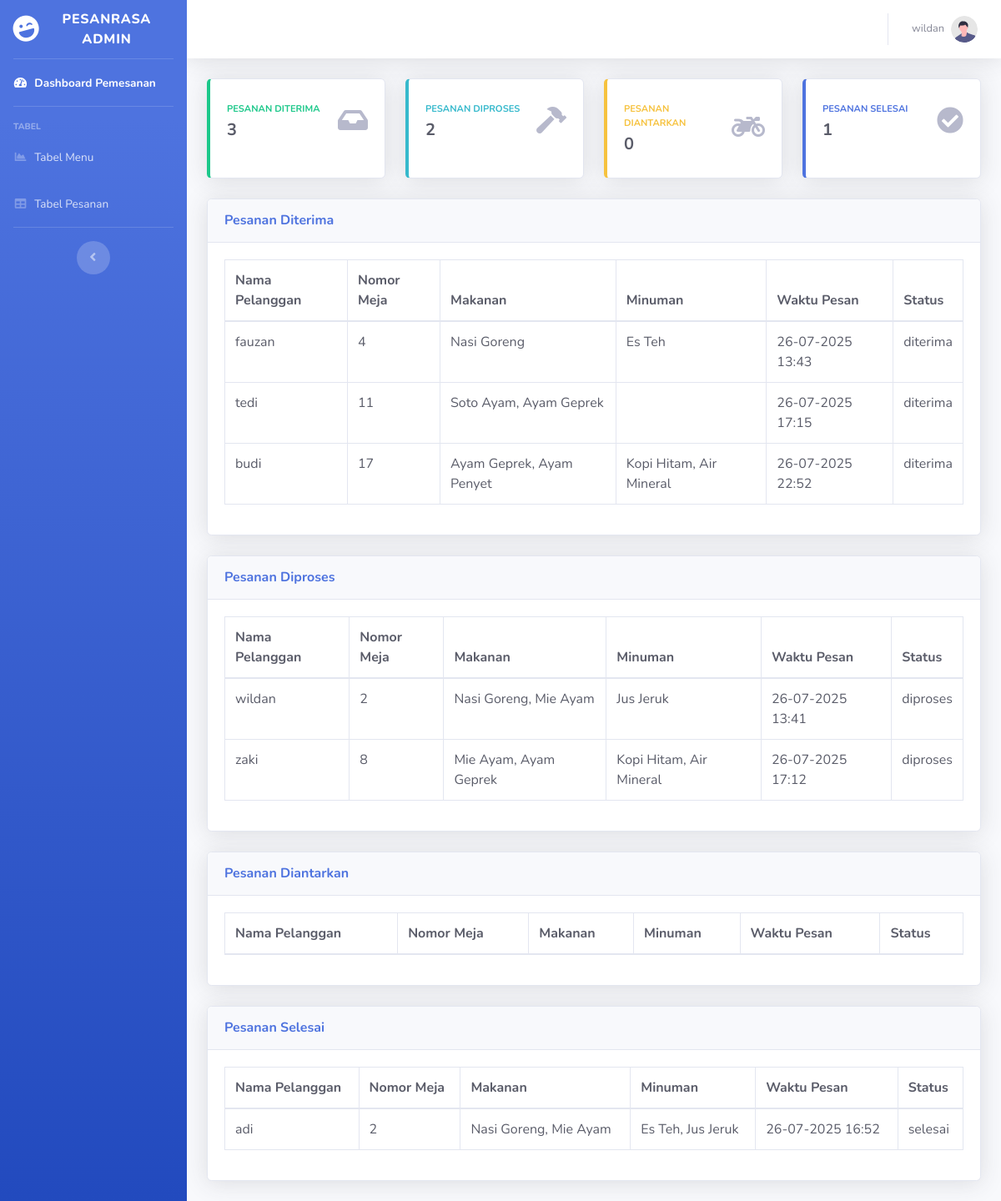
The app's page /admin/index.admin.php with its own data.
### tables this page shows
CREATE TABLE `pesanan` (
  `id` int(11) NOT NULL,
  `nama_pelanggan` varchar(100) DEFAULT NULL,
  `makanan` text DEFAULT NULL,
  `minuman` text DEFAULT NULL,
  `snack` text DEFAULT NULL,
  `nomor_meja` int(11) DEFAULT NULL,
  `status` enum('diterima','diproses','diantar','selesai','dibatalkan') DEFAULT 'diterima',
  `created_at` timestamp NOT NULL DEFAULT current_timestamp()
);

### admin/index.admin.php (the view, shortened to what this page needs)
<!DOCTYPE html>
<html lang="en">
<head>
    <link href="vendor/fontawesome-free/css/all.min.css" rel="stylesheet" type="text/css">
    <link href="css/sb-admin-2.min.css" rel="stylesheet">
</head>
<body id="page-top">
    <div id="wrapper" >
        <ul class="navbar-nav bg-gradient-primary sidebar sidebar-dark accordion" id="accordionSidebar">
            <a class="sidebar-brand d-flex align-items-center justify-content-center" href="index.admin.php">
                <div class="sidebar-brand-icon rotate-n-15">
                    <i class="fas fa-laugh-wink"></i>
                </div>
                <div class="sidebar-brand-text mx-3">PesanRasa Admin</div>
            </a>
            <hr class="sidebar-divider my-0">
            <li class="nav-item active">
                <a class="nav-link" href="index.admin.php">
                    <i class="fas fa-fw fa-tachometer-alt"></i>
                    <span>Dashboard Pemesanan</span></a>
            </li>
            <hr class="sidebar-divider">
            <div class="sidebar-heading">
                Tabel
            </div>
            <li class="nav-item">
                <a class="nav-link" href="tabelmenu.php">
                    <i class="fas fa-fw fa-chart-area"></i>
                    <span>Tabel Menu</span></a>
            </li>
            <li class="nav-item">
                <a class="nav-link" href="tabelpesanan.php">
                    <i class="fas fa-fw fa-table"></i>
                    <span>Tabel Pesanan</span></a>
            </li>
            <hr class="sidebar-divider d-none d-md-block">
            <div class="text-center d-none d-md-inline">
                <button class="rounded-circle border-0" id="sidebarToggle"></button>
            </div>
        </ul>
        <div id="content-wrapper" class="d-flex flex-column">
            <div id="content">
                <nav class="navbar navbar-expand navbar-light bg-white topbar mb-4 static-top shadow">
                    <ul class="navbar-nav ml-auto">
                        <li class="nav-item dropdown no-arrow">
                            <a class="nav-link dropdown-toggle" href="#" id="userDropdown" role="button"
                                data-toggle="dropdown" aria-haspopup="true" aria-expanded="false">
                                <span class="mr-2 d-none d-lg-inline text-gray-600 small">wildan</span>
                                <img class="img-profile rounded-circle" src="img/undraw_profile.svg">
                            </a>
                        </li>
                    </ul>
                </nav>
                <div class="container-fluid">
                    <?php
                    include 'koneksi_crud.php';
                    function countByStatus($status)
                    {
                        global $conn;
                        $stmt = mysqli_prepare($conn, "SELECT COUNT(*) FROM pesanan WHERE status = ?");
                        mysqli_stmt_bind_param($stmt, "s", $status);
                        mysqli_stmt_execute($stmt);
                        mysqli_stmt_bind_result($stmt, $count);
                        return $count;
                    }
                    $totalDiterima = countByStatus('Diterima');
                    $totalDiproses = countByStatus('Diproses');
                    $totalDiantarkan = countByStatus('Diantarkan');
                    $totalSelesai = countByStatus('Selesai');
                    ?>
                    <div class="row">
                        <div class="col-xl-3 col-md-6 mb-4">
                            <div class="card border-left-success shadow h-100 py-2">
                                <div class="card-body">
                                    <div class="row no-gutters align-items-center">
                                        <div class="col mr-2">
                                            <div class="text-xs font-weight-bold text-success text-uppercase mb-1">
                                                Pesanan Diterima</div>
                                            <div class="h5 mb-0 font-weight-bold text-gray-800"><?= $totalDiterima ?>
                                            </div>
                                        </div>
                                        <div class="col-auto">
                                            <i class="fas fa-inbox fa-2x text-gray-500"></i>
                                        </div>
                                    </div>
                                </div>
                            </div>
                        </div>
                        <div class="col-xl-3 col-md-6 mb-4">
                            <div class="card border-left-info shadow h-100 py-2">
                                <div class="card-body">
                                    <div class="row no-gutters align-items-center">
                                        <div class="col mr-2">
                                            <div class="text-xs font-weight-bold text-info text-uppercase mb-1">Pesanan
                                                Diproses</div>
                                            <div class="row no-gutters align-items-center">
                                                <div class="col-auto">
                                                    <div class="h5 mb-0 mr-3 font-weight-bold text-gray-800">
                                                        <?= $totalDiproses ?>
                                                    </div>
                                                </div>
                                            </div>
                                        </div>
                                        <div class="col-auto">
                                            <i class="fas fa-hammer fa-2x text-gray-500"></i>
                                        </div>
                                    </div>
                                </div>
                            </div>
                        </div>
                        <div class="col-xl-3 col-md-6 mb-4">
                            <div class="card border-left-warning shadow h-100 py-2">
                                <div class="card-body">
                                    <div class="row no-gutters align-items-center">
                                        <div class="col mr-2">
                                            <div class="text-xs font-weight-bold text-warning text-uppercase mb-1">
                                                Pesanan Diantarkan</div>
                                            <div class="h5 mb-0 font-weight-bold text-gray-800"><?= $totalDiantarkan ?>
                                            </div>
                                        </div>
                                        <div class="col-auto">
                                            <i class="fas fa-motorcycle fa-2x text-gray-500"></i>
                                        </div>
                                    </div>
                                </div>
                            </div>
                        </div>
                        <div class="col-xl-3 col-md-6 mb-4">
                            <div class="card border-left-primary shadow h-100 py-2">
                                <div class="card-body">
                                    <div class="row no-gutters align-items-center">
                                        <div class="col mr-2">
                                            <div class="text-xs font-weight-bold text-primary text-uppercase mb-1">
                                                Pesanan Selesai</div>
                                            <div class="h5 mb-0 font-weight-bold text-gray-800"><?= $totalSelesai ?>
                                            </div>
                                        </div>
                                        <div class="col-auto">
                                            <i class="fas fa-check-circle fa-2x text-gray-500"></i>
                                        </div>
                                    </div>
                                </div>
                            </div>
                        </div>
                    </div>
                    <?php
                    include 'koneksi_crud.php';
                    $pesananDiterima = mysqli_query($conn, "SELECT * FROM pesanan WHERE status = 'Diterima'");
                    $pesananDiproses = mysqli_query($conn, "SELECT * FROM pesanan WHERE status = 'Diproses'");
                    $pesananSelesai = mysqli_query($conn, "SELECT * FROM pesanan WHERE status = 'Selesai'");
                    ?>
                    <div class="card shadow mb-4">
                        <div class="card-header py-3">
                            <h6 class="m-0 font-weight-bold text-primary">Pesanan Diterima</h6>
                        </div>
                        <div class="card-body">
                            <div class="table-responsive">
                                <table class="table table-bordered text-dark" id="dataTable" width="100%" cellspacing="0">
                                    <thead>
                                        <tr>
                                            <th>Nama Pelanggan</th>
                                            <th>Nomor Meja</th>
                                            <th>Makanan</th>
                                            <th>Minuman</th>
                                            <th>Waktu Pesan</th>
                                            <th>Status</th>
                                        </tr>
                                    </thead>
                                    <tbody>
                                        <?php while ($row = mysqli_fetch_assoc($pesananDiterima)): ?>
                                            <tr>
                                                <td><?= htmlspecialchars($row['nama_pelanggan']) ?></td>
                                                <td><?= htmlspecialchars($row['nomor_meja']) ?></td>
                                                <td><?= htmlspecialchars($row['makanan']) ?></td>
                                                <td><?= htmlspecialchars($row['minuman']) ?></td>
                                                <td><?= date('d-m-Y H:i', strtotime($row['created_at'])) ?></td>
                                                <td><?= htmlspecialchars($row['status']) ?></td>
                                            </tr>
                                        <?php endwhile ?>
                                    </tbody>
                                </table>
                            </div>
                        </div>
                    </div>
                                        <div class="card shadow mb-4">
                        <div class="card-header py-3">
                            <h6 class="m-0 font-weight-bold text-primary">Pesanan Diproses</h6>
                        </div>
                        <div class="card-body">
                            <div class="table-responsive">
                                <table class="table table-bordered text-dark" id="dataTable" width="100%" cellspacing="0">
                                    <thead>
                                        <tr>
                                            <th>Nama Pelanggan</th>
                                            <th>Nomor Meja</th>
                                            <th>Makanan</th>
                                            <th>Minuman</th>
                                            <th>Waktu Pesan</th>
                                            <th>Status</th>
                                        </tr>
                                    </thead>
                                    <tbody>
                                        <?php while ($row = mysqli_fetch_assoc($pesananDiproses)): ?>
                                            <tr>
                                                <td><?= htmlspecialchars($row['nama_pelanggan']) ?></td>
                                                <td><?= htmlspecialchars($row['nomor_meja']) ?></td>
                                                <td><?= htmlspecialchars($row['makanan']) ?></td>
                                                <td><?= htmlspecialchars($row['minuman']) ?></td>
                                                <td><?= date('d-m-Y H:i', strtotime($row['created_at'])) ?></td>
                                                <td><?= htmlspecialchars($row['status']) ?></td>
                                            </tr>
                                        <?php endwhile ?>
                                    </tbody>
                                </table>
                            </div>
                        </div>
                    </div>
                                        <div class="card shadow mb-4">
                        <div class="card-header py-3">
                            <h6 class="m-0 font-weight-bold text-primary">Pesanan Diantarkan</h6>
                        </div>
                        <div class="card-body">
                            <div class="table-responsive">
                                <table class="table table-bordered text-dark" id="dataTable" width="100%" cellspacing="0">
                                    <thead>
                                        <tr>
                                            <th>Nama Pelanggan</th>
                                            <th>Nomor Meja</th>
                                            <th>Makanan</th>
                                            <th>Minuman</th>
                                            <th>Waktu Pesan</th>
                                            <th>Status</th>
                                        </tr>
                                    </thead>
                                </table>
                            </div>
                        </div>
                    </div>
                                        <div class="card shadow mb-4">
                        <div class="card-header py-3">
                            <h6 class="m-0 font-weight-bold text-primary">Pesanan Selesai</h6>
                        </div>
                        <div class="card-body">
                            <div class="table-responsive">
                                <table class="table table-bordered text-dark" id="dataTable" width="100%" cellspacing="0">
                                    <thead>
                                        <tr>
                                            <th>Nama Pelanggan</th>
                                            <th>Nomor Meja</th>
                                            <th>Makanan</th>
                                            <th>Minuman</th>
                                            <th>Waktu Pesan</th>
                                            <th>Status</th>
                                        </tr>
                                    </thead>
                                    <tbody>
                                        <?php while ($row = mysqli_fetch_assoc($pesananSelesai)): ?>
                                            <tr>
                                                <td><?= htmlspecialchars($row['nama_pelanggan']) ?></td>
                                                <td><?= htmlspecialchars($row['nomor_meja']) ?></td>
                                                <td><?= htmlspecialchars($row['makanan']) ?></td>
                                                <td><?= htmlspecialchars($row['minuman']) ?></td>
                                                <td><?= date('d-m-Y H:i', strtotime($row['created_at'])) ?></td>
                                                <td><?= htmlspecialchars($row['status']) ?></td>
                                            </tr>
                                        <?php endwhile ?>
                                    </tbody>
                                </table>
                            </div>
                        </div>
                    </div>
                </div>
            </div>
        </div>
    </div>
</body>
</html>

### records on screen
pesanan: nama_pelanggan "fauzan", nomor_meja "4", makanan "Nasi Goreng", minuman "Es Teh", created_at "26-07-2025 13:43", status "diterima"
pesanan: nama_pelanggan "tedi", nomor_meja "11", makanan "Soto Ayam, Ayam Geprek", created_at "26-07-2025 17:15", status "diterima"
pesanan: nama_pelanggan "budi", nomor_meja "17", makanan "Ayam Geprek, Ayam Penyet", minuman "Kopi Hitam, Air Mineral", created_at "26-07-2025 22:52", status "diterima"
pesanan: nama_pelanggan "wildan", nomor_meja "2", makanan "Nasi Goreng, Mie Ayam", minuman "Jus Jeruk", created_at "26-07-2025 13:41", status "diproses"
pesanan: nama_pelanggan "zaki", nomor_meja "8", makanan "Mie Ayam, Ayam Geprek", minuman "Kopi Hitam, Air Mineral", created_at "26-07-2025 17:12", status "diproses"
pesanan: nama_pelanggan "adi", nomor_meja "2", makanan "Nasi Goreng, Mie Ayam", minuman "Es Teh, Jus Jeruk", created_at "26-07-2025 16:52", status "selesai"

### other values on screen
$totalDiterima "3"
$totalDiproses "2"
$totalDiantarkan "0"
$totalSelesai "1"
